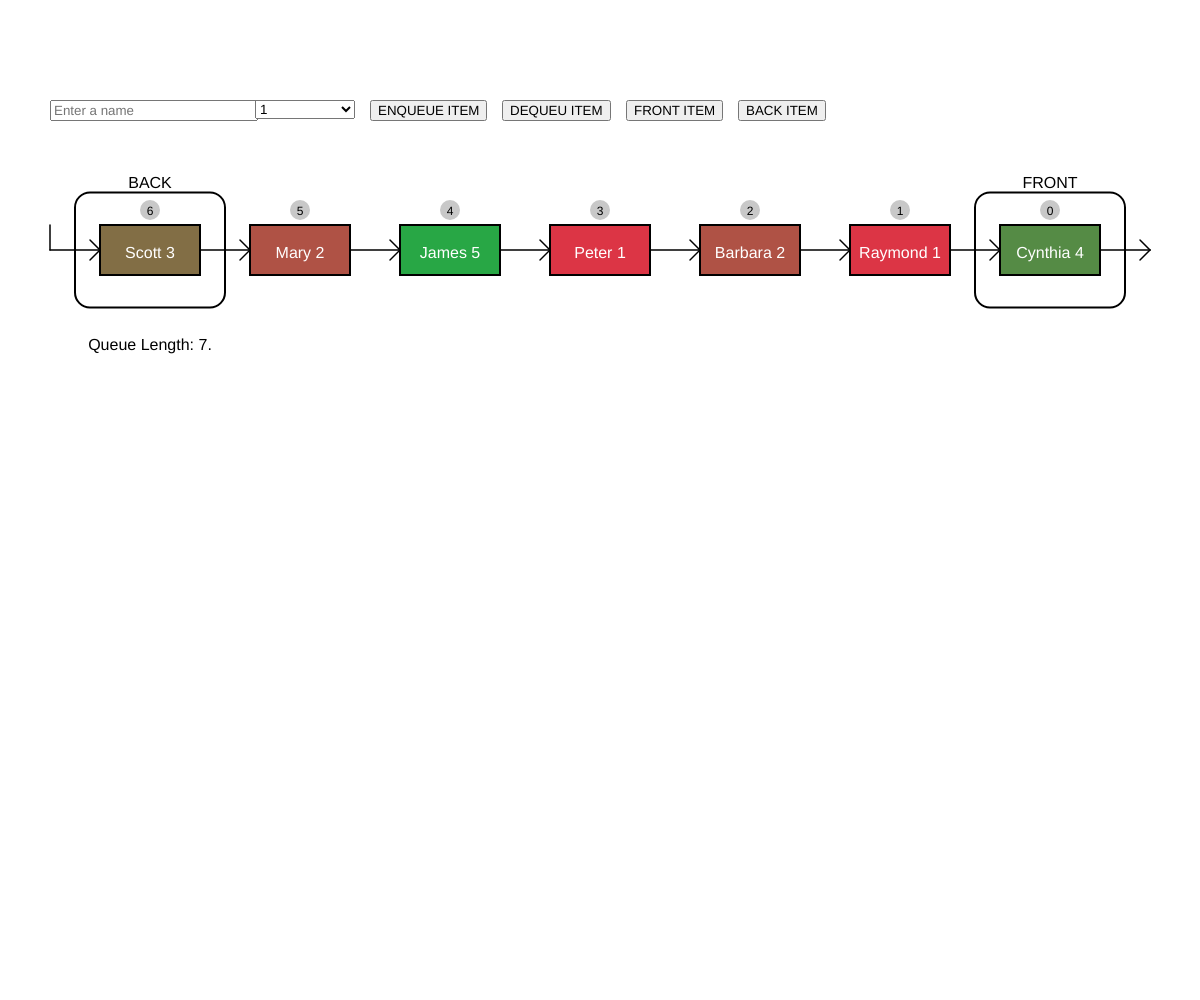
Frame 1 (no input)
Frame 60 (no input): identical to frame 1, image omitted
Frame 120 (the mouse pressed at the canvas centre since frame 60): identical to frame 1, image omitted

The p5.js sketch that drew this single still picture (run headless with seeded random() and noise() and a simulated clock; from frame 60 on, the mouse is pressed at the canvas centre):

// p5.js sketch
// ── sketch.js
var canvas;
var names;

var baseX = 150, baseY = 250;

function setup() {
  	canvas = createCanvas(windowWidth, windowHeight);
  	canvas.position(0,0);
  	canvas.style('z-index', '-1');
  	canvas.style('display', 'block');
  	background(255);

  	names = new Queue();
  	// append som items to the list
	names.enqueue(new Item("Cynthia", 4));
	names.enqueue(new Item("Raymond", 1));
	names.enqueue(new Item("Barbara", 2));
	names.enqueue(new Item("Peter", 1));
	names.enqueue(new Item("James", 5));
	names.enqueue(new Item("Mary", 2));
	names.enqueue(new Item("Scott", 3));


	input = createInput();
	input.position(50, 100);
	input.size(200);
	input.attribute('placeholder', 'Enter a name');
	input.class("form-control");

	select = createSelect();
	select.position(input.x + input.width +5, 100);
	for(var i=1; i<=5; i++){
		select.option(i);
	}
	select.size(100);
	select.class("form-control");

	button = createButton('ENQUEUE ITEM');
	button.position(select.x + select.width + 15, 100);
	button.mousePressed(enqueueItem);
	button.class('btn btn-info');

	button2 = createButton('DEQUEU ITEM');
	button2.position(button.x + button.width + 15, 100);
	button2.mousePressed(dequeueItem);
	button2.class('btn btn-info');

	button3 = createButton('FRONT ITEM');
	button3.position(button2.x + button2.width + 15, 100);
	button3.mousePressed(frontItem);
	button3.class('btn btn-danger');

	button4 = createButton('BACK ITEM');
	button4.position(button3.x + button3.width + 15, 100);
	button4.mousePressed(backItem);
	button4.class('btn btn-danger');


}

function windowResized(){
	resizeCanvas(windowWidth, windowHeight);
}

function draw() {
	background(255);
  	names.display(baseX, baseY);
}

function enqueueItem(){
	const name = input.value();
	const code = select.value();
  	alert('Enqueue ' + name + '!');
  	names.enqueue(new Item(name, code));
  	input.value('');
}

function dequeueItem(){
	const item = names.front();
	alert('Dequeue '+item.name+'!');
  	names.dequeue();
}

function frontItem(){
	const item = names.front();
	alert('Front item is '+item.name+'!');
}

function backItem(){
	const item = names.back();
	alert('Back item is '+item.name+'!');
}
// ── Item.js


class Item {

	constructor(name, code){
		this.name = name;
		this.code = code;
	}


	display(i, l, x, y, w, h){
		rectMode(CENTER);
		strokeWeight(2);
		fill(220, 53, 69);
		var c = lerpColor(color(220,53,69), color(40, 167, 69), (this.code-1) / 4.0);
		fill(c);
		rect(x, y, w, h);

		ellipseMode(CENTER);
		fill(200); strokeWeight(0.0);
		ellipse(x, y - h/2 - 15, 20, 20);
		
		fill(0);
		textSize(12);
		textAlign(CENTER);
		text(i, x , y - h/2 - 10);
		textSize(16);
		fill(255);
		text(this.name + " "+ this.code, x, y+8);

		// Arrow to next
		if(i>=0){
			strokeWeight(1.5);
			line(x + w/2, y, x + w, y);
			line(x + w, y, x +w - 10, y -10);
			line(x + w, y, x +w - 10, y +10);
		}

		// Arrow to last
		if(i==l-1){
			strokeWeight(1.5);
			line(x - w, y, x -w , y - h/2);
			line(x - w, y, x -w/2, y);
			line(x - w/2, y, x -w/2 - 10, y -10);
			line(x - w/2, y, x -w/2 - 10, y +10);
		}

		// Highlighting front and back items
		if(i==0 || i==l-1){
			var msg = (i==0)?"FRONT":"BACK";
			noFill(); strokeWeight(2);
			rect(x, y, w*1.5, h*2.3, 15, 15);
			fill(0);
			text(msg, x, y - h*1.25);
		}
	}


}
// ── Queue.js

class Queue {

   constructor(){
      this.dataStore = [];
   }

   enqueue(element) {
      this.dataStore.push(element); 
   }

   dequeue() {
      var priority = this.dataStore[0].code;  
      var index = 0;
      for (var i = 1; i < this.dataStore.length; ++i) {
         if (this.dataStore[i].code < priority) {
            priority = this.dataStore[i].code;
            index = i;
         }
      }
      return this.dataStore.splice(index,1);
    } 

   front(){
      return this.dataStore[0];
   }

   back(){
      return this.dataStore[this.dataStore.length-1];
   }

   clear() {
      
   }

   empty() {
      return (this.dataStore.length==0);
   } 

   toString() {
      var reStr="";
      for(var i=0; i<this.dataStore.length; i++){
         reStr+= this.dataStore[i]+"\n";
      }
      return reStr;
   }


   // Additional functions to display stack

   display(bx, by){
      for (var i = this.dataStore.length-1; i>=0; i--) {
         var name = this.dataStore[i].name;
         var code = this.dataStore[i].code;
         var item = new Item(name, code);
         rectMode(CENTER);
         var k = this.dataStore.length - 1 - i;
         var x = bx + k*150;
         var y = by;
         item.display(i, this.dataStore.length, x, y, 100, 50);
      }

      //Display length
      fill(0);
      textSize(16);
      text("Queue Length: "+this.dataStore.length+".", baseX, baseY+100);
   }
}
